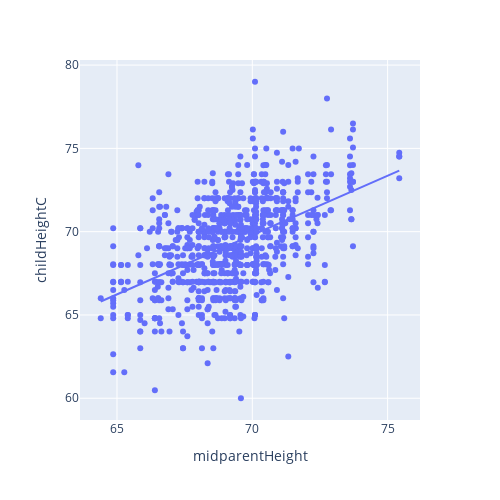

The notebook cell this image was saved under:
### Markdown cell above
Cela donne les valeurs estimées (estimation) de l'intercept et de la pente appelées respectivement (Intercept) et midparentHeight ainsi que leurs écarts types estimés.

Nous pouvons également utiliser sns pour visualiser la régression. Notez que la régression linéaire est recalculée à la volée ici, avec la fonction lmplot.

### Code cell
#fill in the blanks
# import numpy as np

# # arr
# X_regression_line ={ ""np.linspace(62, 80, 100)}

import plotly.express as px

fig = px.scatter(df, x="midparentHeight", y="childHeightC", trendline="ols")

fig.update_layout(
    height=500,
    width=500
)

fig.show()

### Figure 1 — Plotly figure (JSON) as saved in the notebook; plotly's stock layout.template omitted (floating-point values rounded to 4 significant figures; data arrays with more than 128 entries replaced by an {"elided": "..."} marker saying what was removed)
{"data": [{"hovertemplate": "midparentHeight=%{x}<br>childHeightC=%{y}<extra></extra>", "legendgroup": "", "marker": {"color": "#636efa", "symbol": "circle"}, "mode": "markers", "name": "", "orientation": "v", "showlegend": false, "type": "scatter", "x": {"elided": "934 float values"}, "xaxis": "x", "y": {"elided": "934 float values"}, "yaxis": "y"}, {"hovertemplate": "<b>OLS trendline</b><br>childHeightC = 0.712585 * midparentHeight + 19.9175<br>R<sup>2</sup>=0.247021<br><br>midparentHeight=%{x}<br>childHeightC=%{y} <b>(trend)</b><extra></extra>", "legendgroup": "", "marker": {"color": "#636efa", "symbol": "circle"}, "mode": "lines", "name": "", "showlegend": false, "type": "scatter", "x": {"elided": "934 float values"}, "xaxis": "x", "y": {"elided": "934 float values"}, "yaxis": "y"}], "layout": {"height": 500, "legend": {"tracegroupgap": 0}, "margin": {"t": 60}, "width": 500, "xaxis": {"anchor": "y", "domain": [0, 1], "title": {"text": "midparentHeight"}}, "yaxis": {"anchor": "x", "domain": [0, 1], "title": {"text": "childHeightC"}}}}
